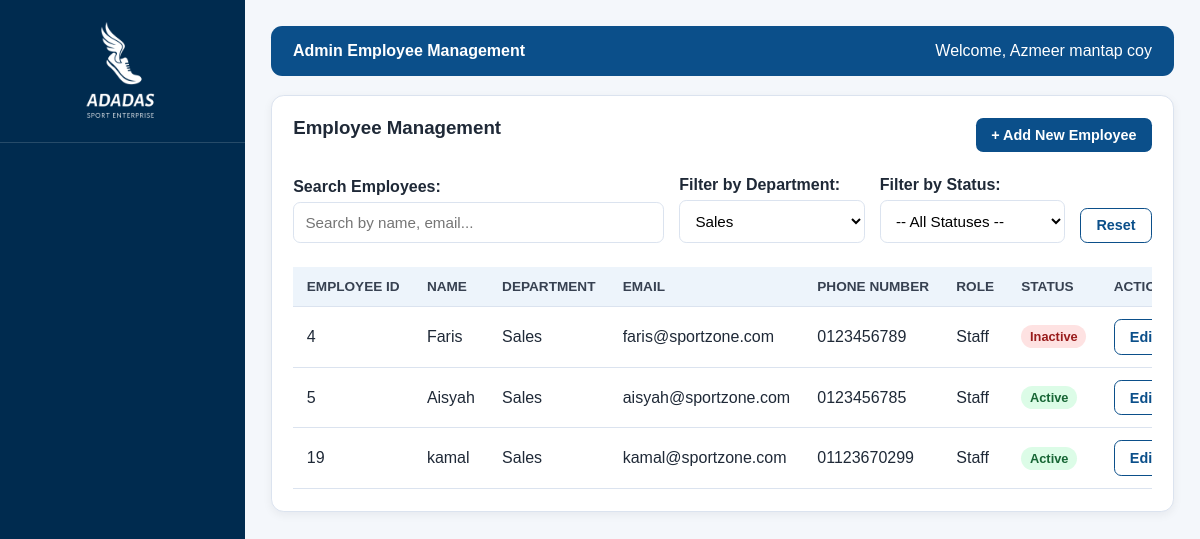
Screenshot of /AdminEmployeeManagement.php?DepartmentFilter=Sales (signed in) with the database file from the repository.
### tables this page shows
CREATE TABLE `employee` (
  `EmployeeID` int(11) NOT NULL,
  `DepartmentID` int(11) DEFAULT NULL,
  `Name` varchar(150) NOT NULL,
  `Email` varchar(100) NOT NULL,
  `Password` varchar(255) NOT NULL,
  `Role` varchar(50) DEFAULT NULL,
  `PhoneNum` varchar(20) DEFAULT NULL,
  `Status` varchar(20) DEFAULT 'Active'
);

CREATE TABLE `department` (
  `DepartmentID` int(11) NOT NULL,
  `DepartmentName` varchar(100) NOT NULL,
  `Status` varchar(20) DEFAULT 'In Use'
);

### AdminEmployeeManagement.php (the view, shortened to what this page needs)
<?php
include("function.php");
$loggedInUser = $_SESSION['UserID'];
$sqlAdmin = "SELECT Name FROM employee WHERE EmployeeID = '$loggedInUser'";
$queryAdmin = mysqli_query($dbconn, $sqlAdmin) or die("Error: " . mysqli_error($dbconn));
if ($row = mysqli_fetch_assoc($queryAdmin)) {
    $adminName = $row['Name'];
} else {
    $adminName = "Admin";
}
$search = isset($_GET['search']) ? mysqli_real_escape_string($dbconn, $_GET['search']) : '';
$selectedDepartment = isset($_GET['DepartmentFilter']) ? mysqli_real_escape_string($dbconn, $_GET['DepartmentFilter']) : '';
$limit = 10;
$page = isset($_GET['page']) ? (int) $_GET['page'] : 1;
$offset = ($page - 1) * $limit;
$sqlEmployees = "SELECT e.*, d.DepartmentName
                 FROM employee e
                 JOIN department d ON e.DepartmentID = d.DepartmentID
                 WHERE (e.Name LIKE '%$search%'
                    OR e.Email LIKE '%$search%'
                    OR e.Status LIKE '%$search%'
                    OR d.DepartmentName LIKE '%$search%')";
if ($selectedDepartment !== '') {
    $sqlEmployees .= " AND d.DepartmentName = '$selectedDepartment'";
}
$sqlEmployees .= " ORDER BY d.DepartmentName DESC LIMIT $offset, $limit";
$employees = mysqli_query($dbconn, $sqlEmployees) or die("Error processing employees query: " . mysqli_error($dbconn));
$sqlDepartment = "SELECT DISTINCT DepartmentName FROM department ORDER BY DepartmentName ASC";
$queryDepartment = mysqli_query($dbconn, $sqlDepartment) or die("Error fetching departments: " . mysqli_error($dbconn));
?>
<html>
<head>
    <link rel="stylesheet" href="style.css">
</head>
<body>
    <div class="layout">
        <?php
        include 'AdminSidebar.php';
        ?>
        <div class="main-content">
            <?php show_header('Admin Employee Management', $adminName); ?>
            <div class="mn-content">
                <div class="container">
                    <div class="card">
                        <div
                            style="display:flex; justify-content:space-between; align-items:center; margin-bottom:1.5rem;">
                            <h3>Employee Management</h3>
                            <a href="AdminEmployeeProcess.php?action=add" class="btn btn-primary"
                                style="text-decoration:none;">
                                + Add New Employee
                            </a>
                        </div>
                        <form class="searchbar" id="searchForm" method="get" action="AdminEmployeeManagement.php">
                            <div style="flex: 1; display: flex; gap: 15px; align-items: flex-end; width: 100%; box-sizing: border-box;">
                                <div style="flex: 2;">
                                    <label style="margin-top: 0;">Search Employees:</label>
                                    <input type="text" id="tableSearch" name="search"
                                        placeholder="Search by name, email..." value="<?= htmlspecialchars($search) ?>"
                                        oninput="liveSearch()" style="width: 100%; box-sizing: border-box;">
                                </div>
                                <div style="flex: 1;">
                                    <label style="margin-top: 0;">Filter by Department:</label>
                                    <select id="DepartmentFilter" name="DepartmentFilter"
                                        onchange="this.form.submit();" style="width: 100%; box-sizing: border-box;">
                                        <?php
                                        while ($rowDepartment = mysqli_fetch_assoc($queryDepartment)) {
                                            $DepartmentVal = $rowDepartment['DepartmentName'];
                                            $selected = ($DepartmentVal == $selectedDepartment) ? 'selected' : '';
                                            echo "<option value='" . htmlspecialchars($DepartmentVal) . "' $selected>" . htmlspecialchars($DepartmentVal) . "</option>";
                                        }
                                        ?>
                                    </select>
                                </div>
                                <div style="flex: 1;">
                                    <label style="margin-top: 0;">Filter by Status:</label>
                                    <select id="StatusFilter" name="StatusFilter" onchange="this.form.submit();">
                                        <option value="">-- All Statuses --</option>
                                    </select>
                                </div>
                                <a class="btn btn-secondary" href="AdminEmployeeManagement.php"
                                    style="text-decoration: none; margin-top: auto; white-space: nowrap;">Reset</a>
                            </div>
                        </form>
                        <div class="table-responsive">
                            <table>
                                <thead>
                                    <tr>
                                        <th>Employee ID</th>
                                        <th>Name</th>
                                        <th>Department</th>
                                        <th>Email</th>
                                        <th>Phone Number</th>
                                        <th>Role</th>
                                        <th>Status</th>
                                        <th>Action</th>
                                    </tr>
                                </thead>
                                <tbody>
                                    <?php while ($employee = mysqli_fetch_assoc($employees)): ?>
                                        <tr>
                                            <td><?= htmlspecialchars($employee['EmployeeID']) ?></td>
                                            <td><?= htmlspecialchars($employee['Name']) ?></td>
                                            <td><?= htmlspecialchars($employee['DepartmentName']) ?></td>
                                            <td><?= htmlspecialchars($employee['Email']) ?></td>
                                            <td><?= htmlspecialchars($employee['PhoneNum']) ?></td>
                                            <td><?= htmlspecialchars($employee['Role']) ?></td>
                                            <td>
                                                <span class="badge badge-<?= trim(strtolower($employee['Status'])) ?>">
                                                    <?= htmlspecialchars($employee['Status']) ?>
                                                </span>
                                            </td>
                                            <td>
                                                <div style="display: flex; gap: 0.5rem; align-items: center;">
                                                    <a href="AdminEmployeeProcess.php?action=update&EmployeeID=<?= $employee['EmployeeID'] ?>"
                                                        class="btn btn-secondary" style="text-decoration: none;">Edit</a>
                                                </div>
                                            </td>
                                        </tr>
                                    <?php endwhile; ?>
                                </tbody>
                            </table>
                        </div>
                    </div>
                </div>
            </div>
        </div>
    </div>
</body>
</html>

### function.php (shortened to what this page needs)
<?php
function show_header($title, $Name)
{
    echo '<header>';
    echo '<strong>' . $title . '</strong>';
    if (isset($_SESSION['UserID'])) {
        echo '<span>Welcome, ' . $Name . '</span>';
    }
    echo '</header>';
}
?>

### style.css (style rules this page uses)
:root { --color-primary: #0b4f8a; --color-nav: #002b4f; --color-bg: #f4f7fb; --color-surface: #ffffff; --color-text: #1f2937; --color-muted: #6b7280; --color-border: #dbe3ef; --green: #16a34a; --red: #dc2626; --yellow: #d97706; }
* { box-sizing: border-box; margin: 0; padding: 0; }
header { background: var(--color-primary); color: #fff; padding: 1rem 1.4rem; border-radius: 0.7rem; margin-bottom: 1.2rem; display: flex; justify-content: space-between; align-items: center; gap: 1rem; }
body { font-family: sans-serif; background: var(--color-bg); color: var(--color-text); min-height: 100vh; }
a { color: inherit; }
label { display: block; margin-top: 0.85rem; font-weight: 600; }
.card { background: var(--color-surface); border: 1px solid var(--color-border); border-radius: 0.8rem; padding: 1.35rem; box-shadow: 0 3px 10px rgba(15, 23, 42, 0.06); margin-bottom: 1.2rem; width: 100%; box-sizing: border-box; min-width: 0; }
input, select, textarea { width: 100%; padding: 0.7rem; border: 1px solid var(--color-border); border-radius: 0.45rem; background: #fff; font-size: 0.95rem; margin-top: 0.35rem; }
.container { max-width: 1200px; margin: 0 auto; }
.layout { display: flex; width: 100%; min-height: 100vh; max-width: 100vw; overflow-x: hidden; }
.main-content { margin-left: 245px; flex: 1; min-width: 0; max-width: 100%; padding: 1.6rem; }
.btn { display: inline-block; padding: 0.55rem 0.95rem; border-radius: 0.45rem; font-weight: 600; cursor: pointer; text-decoration: none; border: none; font-size: 0.9rem; }
.btn-primary { background: var(--color-primary); color: #fff; }
.btn-secondary { background: #fff; color: var(--color-primary); border: 1px solid var(--color-primary); }
.searchbar { display: flex; align-items: flex-end; gap: 0.5rem; margin-bottom: 1.5rem; }
.card h3 { margin-bottom: 0.8rem; }
.table-responsive { width: 100%; overflow-x: auto; margin-top: 1rem; -webkit-overflow-scrolling: touch; }
table { width: 100%; border-collapse: collapse; background: #fff; white-space: nowrap; text-align: left; }
th, td { padding: 0.75rem 0.85rem; border-bottom: 1px solid var(--color-border); text-align: left; vertical-align: middle; white-space: nowrap; }
th { background: #edf4fb; color: #374151; font-size: 0.85rem; text-transform: uppercase; }
.badge { display: inline-block; padding: 0.25rem 0.55rem; border-radius: 999px; font-size: 0.8rem; font-weight: bold; }
.badge-active { background: #dcfce7 ; color: #166534 ; }
.badge-inactive { background: #fee2e2; color: #991b1b ; }

### rows the page displays
employee: Name "Azmeer mantap coy"
employee: EmployeeID "4", Name "Faris", DepartmentID.DepartmentName "Sales", Email "faris@sportzone.com", PhoneNum "0123456789", Role "Staff", Status "Inactive"
employee: EmployeeID "5", Name "Aisyah", DepartmentID.DepartmentName "Sales", Email "aisyah@sportzone.com", PhoneNum "0123456785", Role "Staff", Status "Active"
employee: EmployeeID "19", Name "kamal", DepartmentID.DepartmentName "Sales", Email "kamal@sportzone.com", PhoneNum "01123670299", Role "Staff", Status "Active"

### other values shown
$title "Admin Employee Management"
form field DepartmentFilter "Sales"
